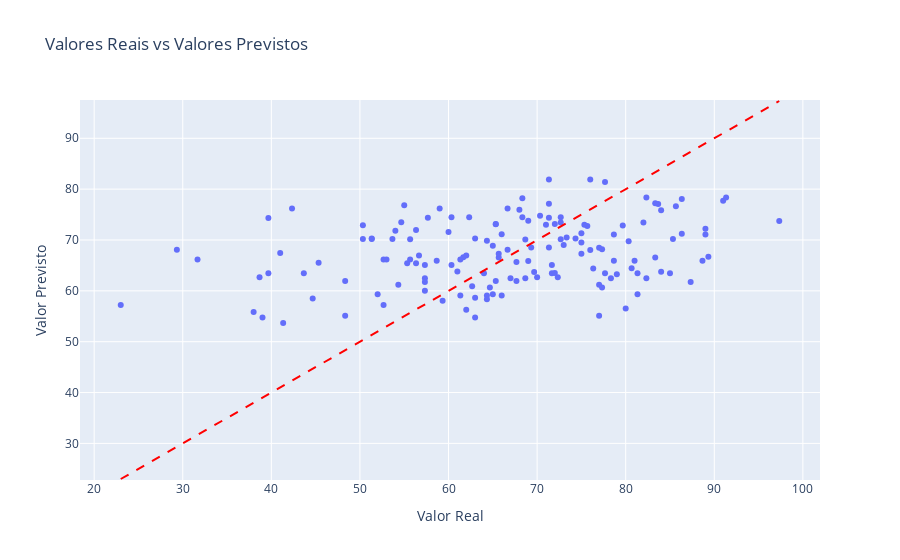

Notebook cell for this chart:
### Code cell
import plotly.express as px
import pandas as pd


df = pd.DataFrame({
    'Real': y_students_test,
    'Previsto': predictions
})

fig = px.scatter(df, x='Real', y='Previsto',
                 labels={'Real': 'Valor Real', 'Previsto': 'Valor Previsto'},
                 title='Valores Reais vs Valores Previstos')
fig.add_shape(
    dict(
        type='line',
        x0=df['Real'].min(),
        y0=df['Real'].min(),
        x1=df['Real'].max(),
        y1=df['Real'].max(),
        line=dict(color='Red', dash='dash')
    )
)

fig.show()

### Figure 1 — Plotly figure (JSON) as saved in the notebook; plotly's stock layout.template omitted (floating-point values rounded to 4 significant figures; data arrays with more than 128 entries replaced by an {"elided": "..."} marker saying what was removed)
{"data": [{"hovertemplate": "Valor Real=%{x}<br>Valor Previsto=%{y}<extra></extra>", "legendgroup": "", "marker": {"color": "#636efa", "symbol": "circle"}, "mode": "markers", "name": "", "orientation": "v", "showlegend": false, "type": "scatter", "x": {"elided": "150 float values"}, "xaxis": "x", "y": {"elided": "150 float values"}, "yaxis": "y"}], "layout": {"legend": {"tracegroupgap": 0}, "shapes": [{"line": {"color": "Red", "dash": "dash"}, "type": "line", "x0": 23, "x1": 97.33, "y0": 23, "y1": 97.33}], "title": {"text": "Valores Reais vs Valores Previstos"}, "xaxis": {"anchor": "y", "domain": [0, 1], "title": {"text": "Valor Real"}}, "yaxis": {"anchor": "x", "domain": [0, 1], "title": {"text": "Valor Previsto"}}}}
